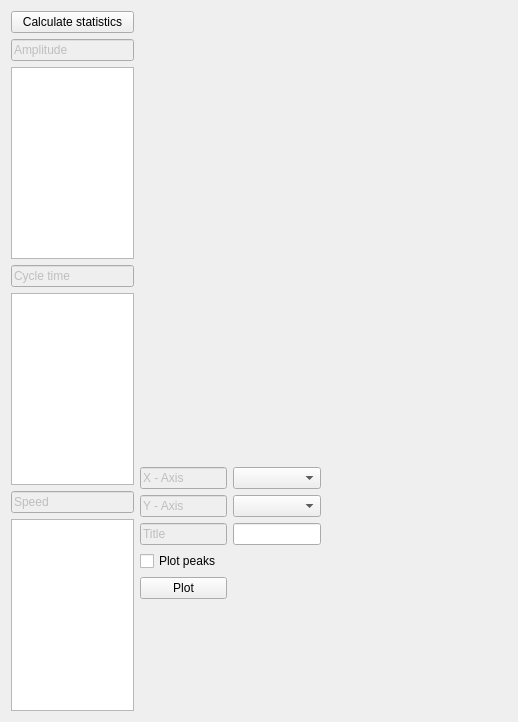
          <widget class="QWidget" name="tab_BrCv_plot">
           <attribute name="title">
            <string>Analyze &amp;&amp; visualize</string>
           </attribute>
           <layout class="QGridLayout" name="gridLayout_BrCv_4" columnstretch="1,3">
            <item row="0" column="0">
             <layout class="QVBoxLayout" name="verticalLayout_BrCv_1">
              <item>
               <widget class="QPushButton" name="calcStats_BrCv">
                <property name="text">
                 <string>Calculate statistics</string>
                </property>
               </widget>
              </item>
              <item>
               <widget class="QLineEdit" name="lineEdit_BrCv_9">
                <property name="enabled">
                 <bool>false</bool>
                </property>
                <property name="text">
                 <string>Amplitude</string>
                </property>
               </widget>
              </item>
              <item>
               <widget class="QTableWidget" name="tableViewAmplStats"/>
              </item>
              <item>
               <widget class="QLineEdit" name="lineEdit_BrCv_10">
                <property name="enabled">
                 <bool>false</bool>
                </property>
                <property name="text">
                 <string>Cycle time </string>
                </property>
               </widget>
              </item>
              <item>
               <widget class="QTableWidget" name="tableViewCyclStats"/>
              </item>
              <item>
               <widget class="QLineEdit" name="lineEdit_BrCv_11">
                <property name="enabled">
                 <bool>false</bool>
                </property>
                <property name="text">
                 <string>Speed</string>
                </property>
               </widget>
              </item>
              <item>
               <widget class="QTableWidget" name="tableViewSpeedStats"/>
              </item>
             </layout>
            </item>
            <item row="0" column="1">
             <layout class="QGridLayout" name="gridLayout_BrCv_11" rowstretch="4,1,1,1,1,1,1" columnstretch="1,1,1,1">
              <property name="sizeConstraint">
               <enum>QLayout::SetMinimumSize</enum>
              </property>
              <item row="1" column="1">
               <widget class="QComboBox" name="plotXAxis_BrCv">
                <property name="sizePolicy">
                 <sizepolicy hsizetype="Preferred" vsizetype="Fixed">
                  <horstretch>0</horstretch>
                  <verstretch>0</verstretch>
                 </sizepolicy>
                </property>
               </widget>
              </item>
              <item row="2" column="0">
               <widget class="QLineEdit" name="lineEdit_BrCv_15">
                <property name="enabled">
                 <bool>false</bool>
                </property>
                <property name="text">
                 <string>Y - Axis</string>
                </property>
               </widget>
              </item>
              <item row="5" column="0">
               <widget class="QPushButton" name="plotView_BrCv">
                <property name="text">
                 <string>Plot</string>
                </property>
               </widget>
              </item>
              <item row="0" column="0" colspan="4">
               <widget class="QWidget" name="plotAxView_BrCv" native="true"/>
              </item>
              <item row="1" column="0">
               <widget class="QLineEdit" name="lineEdit_BrCv_14">
                <property name="enabled">
                 <bool>false</bool>
                </property>
                <property name="sizePolicy">
                 <sizepolicy hsizetype="Preferred" vsizetype="Fixed">
                  <horstretch>0</horstretch>
                  <verstretch>0</verstretch>
                 </sizepolicy>
                </property>
                <property name="text">
                 <string>X - Axis</string>
                </property>
               </widget>
              </item>
              <item row="3" column="0">
               <widget class="QLineEdit" name="lineEdit_82">
                <property name="enabled">
                 <bool>false</bool>
                </property>
                <property name="text">
                 <string>Title</string>
                </property>
               </widget>
              </item>
              <item row="2" column="1">
               <widget class="QComboBox" name="plotYAxis_BrCv">
                <property name="sizePolicy">
                 <sizepolicy hsizetype="Preferred" vsizetype="Fixed">
                  <horstretch>0</horstretch>
                  <verstretch>0</verstretch>
                 </sizepolicy>
                </property>
               </widget>
              </item>
              <item row="6" column="0">
               <spacer name="verticalSpacer_BrCv_3">
                <property name="orientation">
                 <enum>Qt::Vertical</enum>
                </property>
                <property name="sizeHint" stdset="0">
                 <size>
                  <width>20</width>
                  <height>40</height>
                 </size>
                </property>
               </spacer>
              </item>
              <item row="4" column="0">
               <widget class="QCheckBox" name="plotPeaks_BrCv">
                <property name="text">
                 <string>Plot peaks</string>
                </property>
               </widget>
              </item>
              <item row="3" column="1">
               <widget class="QLineEdit" name="plotTitle_BrCv"/>
              </item>
             </layout>
            </item>
           </layout>
          </widget>
